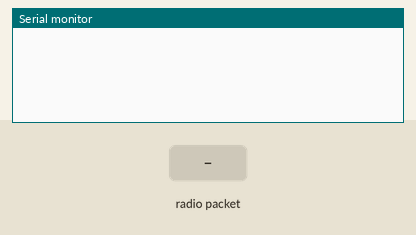
Bench run of a sketch on a simulated Arduino Uno, built with avr-gcc and run on an emulated ATmega328P. On the bench: the last lines printed to the serial monitor. The inputs (shaded band) are chosen by the test bench. No radio packets arrive unless stated.

Above: at 1.2 s.
1.3 s: radio packet "1" arrives
At 2.1 s:
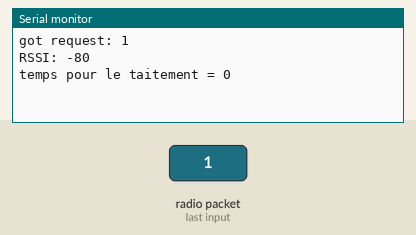
2.8 s: radio packet "0" arrives
At 3.3 s:
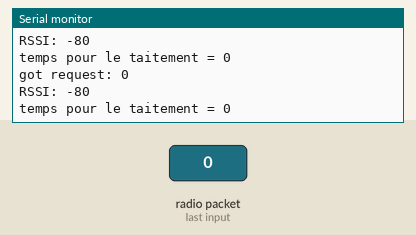
4.3 s: radio packet "2" arrives
At 5.7 s:
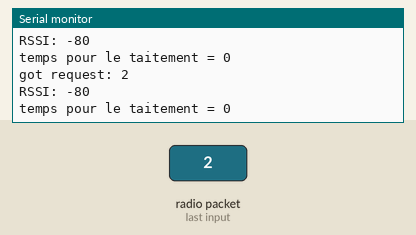

The sketch:

LoraAndTimerClient.ino
```cpp
#include <SPI.h>
#include <RH_RF95.h>

// Singleton instance of the radio driver
RH_RF95 rf95;
#include "Timer.h"

Timer t;


void setup()
{
  Serial.begin(9600);
   if (!rf95.init())
    Serial.println("init failed");
 t.every(100, requestReceive);

}

void loop()
{
  t.update();
}

/*
void sendPacket(){
  uint8_t value[] = "mercie lora";
  rf95.send(value, sizeof(value));
  rf95.sleep();
  Serial.println("packet sent to client");
  //requestReceive();
}*/


void requestReceive(){
  if(rf95.available())
  {
    long times = millis();
    // Should be a message for us now
    uint8_t buf[RH_RF95_MAX_MESSAGE_LEN];
    uint8_t len = sizeof(buf);
    if (rf95.recv(buf, &len))
    {
      Serial.print("got request: ");
      Serial.println((char*)buf);
      Serial.print("RSSI: ");
      Serial.println(rf95.lastRssi(), DEC);
      long afterTime= millis();
      Serial.print("temps pour le taitement = ");
      Serial.println(afterTime-times);

    }

  }
}
```

Measured:
- after the input at 1.3 s, the serial monitor: prints a new line at once (image 1)
- after the input at 2.8 s, the serial monitor: prints a new line at once (image 2)
- after the input at 4.3 s, the serial monitor: prints a new line at once (image 3)
